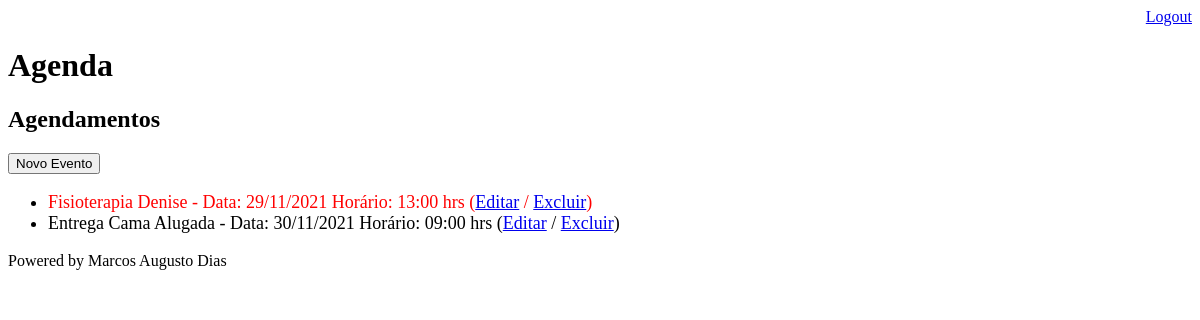
/agenda/ (signed in), run on an earlier commit of the app's database.
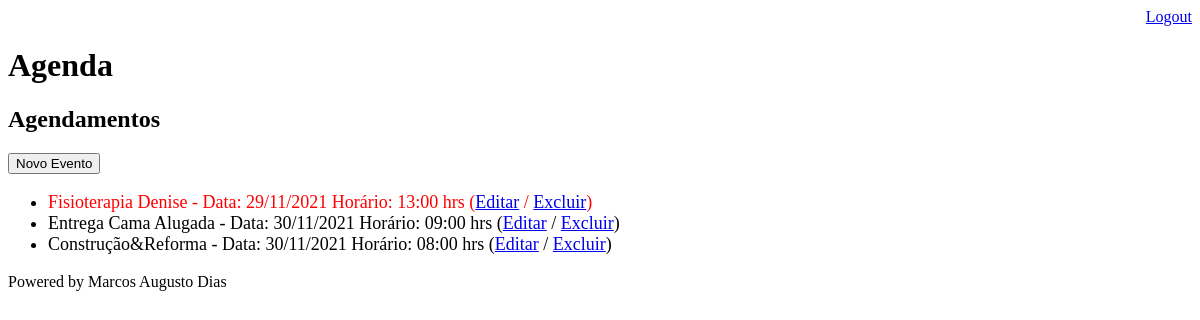
And on a later commit of the database.
### core/models.py (models this page shows, shortened)
class Evento(models.Model):
    titulo = models.CharField(max_length=100)
    descricao = models.TextField(blank=True, null=True)
    data_evento = models.DateTimeField(verbose_name="Data do Evento")
    data_criacao = models.DateTimeField(auto_now=True)
    usuario = models.ForeignKey(User, on_delete=models.CASCADE)
    class Meta:
        db_table = 'evento'
    def get_data_evento(self):
        return self.data_evento.strftime('Data: ' + '%d/%m/%Y' + ' Horário: ' + '%H:%M hrs')
    def get_evento_atrasado(self):
        if self.data_evento < datetime.now():
            return True
        else:
            return False

### core/views.py (the view)
# urls.py: path('agenda/',views.lista_eventos),
@login_required(login_url='/login/')
def lista_eventos(request):
    usuario = request.user
    data_atual = datetime.now() - timedelta(hours=1)
    evento = Evento.objects.filter(usuario=usuario)#,
    dados = {'eventos':evento}
    return render(request, 'agenda.html', dados)

### templates/agenda.html
{% extends "model-page.html" %}
{% block content %}
    <h2>Agendamentos</h2>
    <a href="evento/">
        <button type="button">Novo Evento</button>
    </a>
    <ul style="font-size: 18px">
        {% for evento in eventos%}
            <li>
                <div style={% if evento.get_evento_atrasado %}
                                "color:red"
                            {% endif %}>
                    {{evento.titulo}} - {{evento.get_data_evento}}
                    (<a href="evento/?id={{ evento.id }}">Editar</a>
                    / <a href="evento/delete/{{ evento.id }}/">Excluir</a>)
                </div>
            </li>
        {% endfor %}
    </ul>
{% endblock %}

What changed in the data, as far as the page shows it:
added Evento: titulo "Construção&Reforma", get_data_evento "Data: 30/11/2021 Horário: 08:00 hrs"
